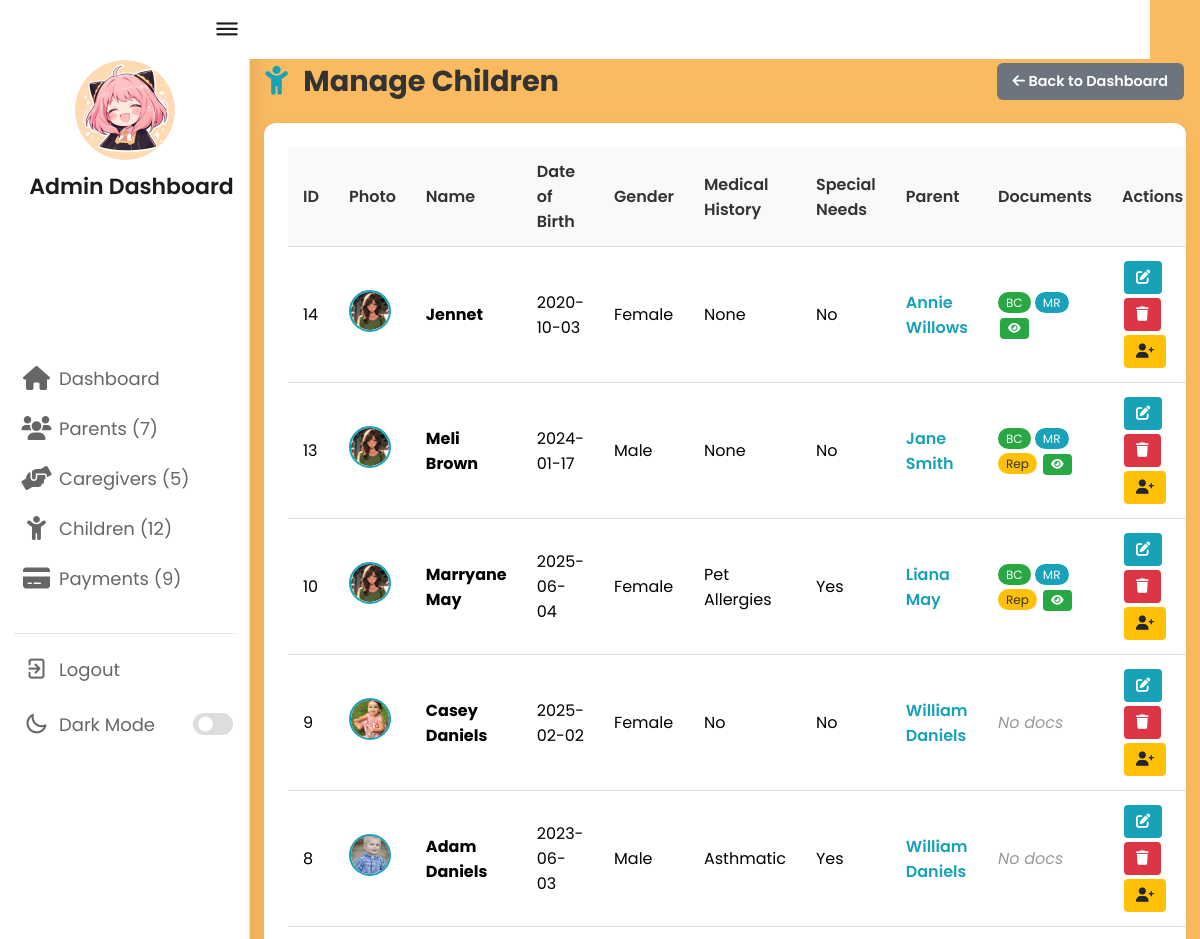
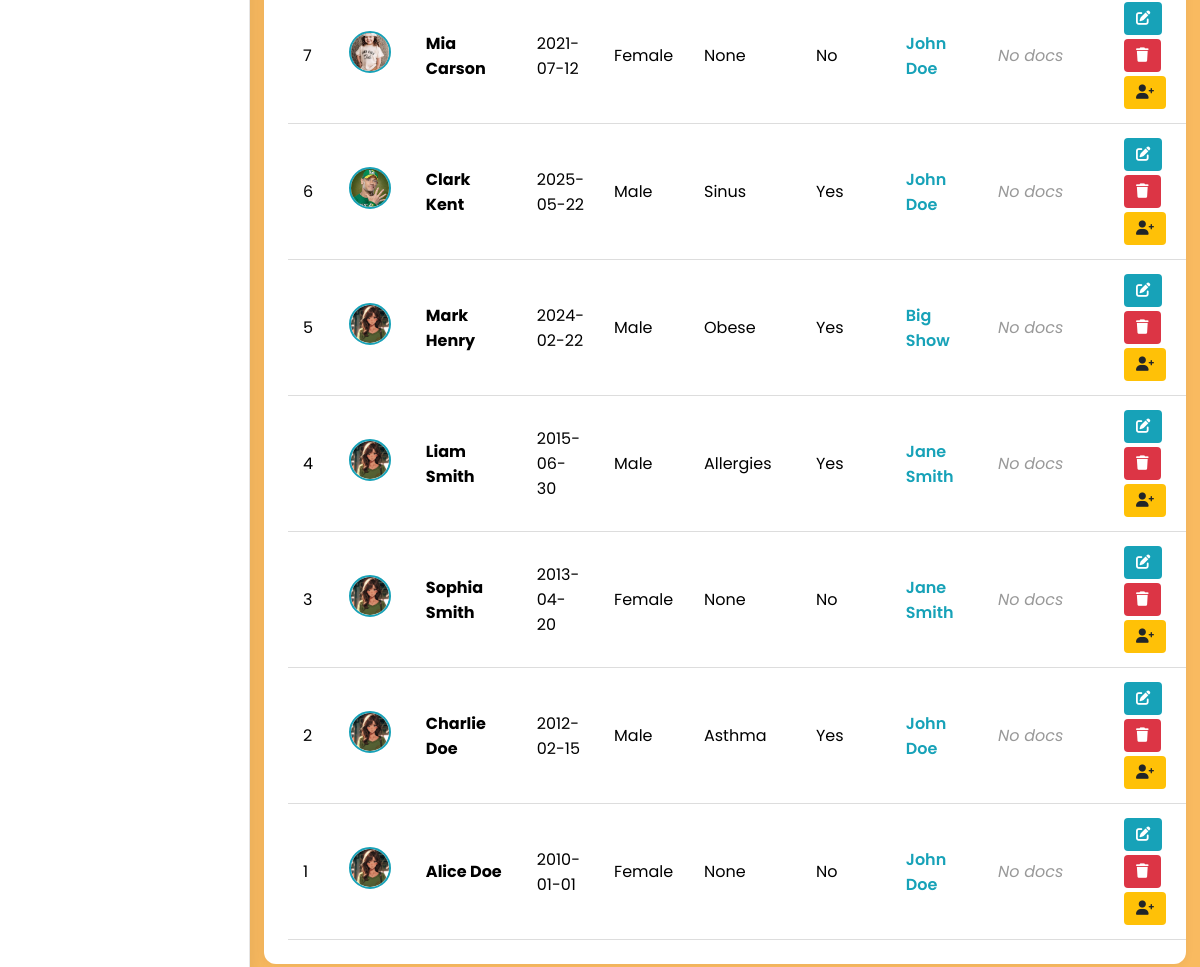
Screenshot of /admin/admin_children.php (signed in) with the database file from the repository (2 pictures, top to bottom).
### tables this page shows
CREATE TABLE `child` (
  `child_id` int(11) NOT NULL,
  `name` varchar(100) NOT NULL,
  `date_of_birth` date NOT NULL,
  `gender` enum('male','female') NOT NULL,
  `medical_history` text DEFAULT NULL,
  `special_needs` enum('Yes','No') NOT NULL,
  `user_id` int(11) NOT NULL,
  `child_image` varchar(255) DEFAULT NULL,
  `medical_records` varchar(255) DEFAULT NULL,
  `medical_reports` varchar(255) DEFAULT NULL,
  `birth_certificate` varchar(255) DEFAULT NULL
);

CREATE TABLE `users` (
  `user_id` int(11) NOT NULL,
  `name` varchar(100) NOT NULL,
  `email` varchar(100) NOT NULL,
  `role` enum('Parent','Admin','Caregiver') NOT NULL,
  `password` varchar(255) NOT NULL,
  `contact_info` varchar(15) DEFAULT NULL,
  `profile_image` varchar(255) DEFAULT NULL
);

### admin/admin_children.php (the view, shortened to what this page needs)
<?php
include '../config.php';
$stmt = $conn->prepare("
    SELECT
        c.child_id,
        c.name,
        c.date_of_birth,
        c.gender,
        c.medical_history,
        c.special_needs,
        c.child_image,
        c.birth_certificate,
        c.medical_records,
        c.medical_reports,
        u.name AS parent_name,
        u.user_id AS parent_id
    FROM child c
    LEFT JOIN users u ON c.user_id = u.user_id
    ORDER BY c.child_id DESC
");
$stmt->execute();
$children = $stmt->fetchAll(PDO::FETCH_ASSOC);
$assignments_stmt = $conn->prepare("SELECT child_id, caregiver_id FROM child_caregiver");
$assignments_stmt->execute();
$assignments_by_child = [];
foreach ($assignments_stmt->fetchAll(PDO::FETCH_ASSOC) as $row) {
    $assignments_by_child[$row['child_id']][] = (int) $row['caregiver_id'];
}
?>
<!DOCTYPE html>
<html lang="en">
<head>
    <link rel="stylesheet" href="https://cdnjs.cloudflare.com/ajax/libs/font-awesome/6.0.0/css/all.min.css">
    <link rel="stylesheet" href="https://unicons.iconscout.com/release/v4.0.0/css/line.css">
    <link rel="stylesheet" href="admin_css/dashboard.css">
</head>
<body>
    <?php
    if (file_exists('admin_header.php')) {
        include 'admin_header.php';
    } elseif (file_exists('admin_sidebar.php')) {
        include 'admin_sidebar.php';
    }
    ?>
    <section class="dashboard">
        <div class="top">
            <i class="uil uil-bars sidebar-toggle"></i>
        </div>
        <div class="dash-content">
            <div class="top-bar">
                <h1><i class="fas fa-child"></i> Manage Children</h1>
                <a href="admin_dashboard.php" class="btn btn-back">
                    <i class="fas fa-arrow-left"></i> Back to Dashboard
                </a>
            </div>
            <div class="table-wrapper">
                <table>
                    <thead>
                        <tr>
                            <th>ID</th>
                            <th>Photo</th>
                            <th>Name</th>
                            <th>Date of Birth</th>
                            <th>Gender</th>
                            <th>Medical History</th>
                            <th>Special Needs</th>
                            <th>Parent</th>
                            <th>Documents</th>
                            <th>Actions</th>
                        </tr>
                    </thead>
                    <tbody>
                        <?php if (!empty($children)): ?>
                            <?php foreach ($children as $child): ?>
                            <?php
                                $assigned_ids = $assignments_by_child[$child['child_id']] ?? [];
                                $assigned_json = htmlspecialchars(json_encode($assigned_ids), ENT_QUOTES);
                            ?>
                            <tr>
                                <td><?= (int)$child['child_id'] ?></td>
                                <td>
                                    <img src="<?= !empty($child['child_image']) ? '../uploaded_files/' . htmlspecialchars($child['child_image']) : '../assets/media/caregiver_1.png' ?>"
                                         class="avatar"
                                         alt="Child Photo"
                                         onerror="this.src='../assets/media/caregiver_1.png'">
                                </td>
                                <td><strong><?= htmlspecialchars($child['name']) ?></strong></td>
                                <td><?= htmlspecialchars($child['date_of_birth']) ?></td>
                                <td><?= ucfirst(htmlspecialchars($child['gender'])) ?></td>
                                <td><?= htmlspecialchars($child['medical_history'] ?: 'None') ?></td>
                                <td><?= htmlspecialchars($child['special_needs'] ?: 'No') ?></td>
                                <td>
                                    <a href="admin_parents.php?parent_id=<?= (int)$child['parent_id'] ?>" style="color:#17a2b8; text-decoration:none; font-weight:600;">
                                        <?= htmlspecialchars($child['parent_name'] ?? 'Unknown') ?>
                                    </a>
                                </td>
                                <td>
                                    <?php if (!empty($child['birth_certificate']) || !empty($child['medical_records']) || !empty($child['medical_reports'])): ?>
                                        <?php if (!empty($child['birth_certificate'])): ?>
                                            <span class="badge" style="background:#28a745;">BC</span>
                                        <?php endif; ?>
                                        <?php if (!empty($child['medical_records'])): ?>
                                            <span class="badge" style="background:#17a2b8;">MR</span>
                                        <?php endif; ?>
                                        <?php if (!empty($child['medical_reports'])): ?>
                                            <span class="badge" style="background:#ffc107; color:#333;">Rep</span>
                                        <?php endif; ?>
                                        <a href="view_documents.php?child_id=<?= (int)$child['child_id'] ?>" class="btn btn-view" style="font-size:0.7rem; padding:2px 8px;">
                                            <i class="fas fa-eye"></i>
                                        </a>
                                    <?php else: ?>
                                        <span class="no-doc">No docs</span>
                                    <?php endif; ?>
                                </td>
                                <td>
                                    <a href="update_child.php?child_id=<?= (int)$child['child_id'] ?>" class="btn btn-edit"><i class="fas fa-edit"></i></a>
                                    <a href="delete_child.php?child_id=<?= (int)$child['child_id'] ?>" class="btn btn-delete" onclick="return confirm('Delete this child?')"><i class="fas fa-trash"></i></a>
                                    <button type="button"
                                            class="btn btn-assign"
                                            title="Assign Caregivers"
                                            onclick='openAssignModal(<?= (int)$child['child_id'] ?>, <?= json_encode($child['name']) ?>, <?= $assigned_json ?>)'>
                                        <i class="fas fa-user-plus"></i>
                                    </button>
                                </td>
                            </tr>
                            <?php endforeach; ?>
                        <?php else: ?>
                            <tr>
                                <td colspan="10" style="text-align:center; padding:20px; color:#888;">No children registered in the system.</td>
                            </tr>
                        <?php endif; ?>
                    </tbody>
                </table>
            </div>
        </div>
    </section>
</body>
</html>

### admin/admin_css/dashboard.css (style rules this page uses)
* { margin: 0; padding: 0; box-sizing: border-box; font-family: 'Poppins', sans-serif; }
:root { --primary-color: #f9ba60; --panel-color: #fff; --text-color: #1d1c1c; --black-light-color: #666; --border-color: #e6e5e5; --toggle-color: #ddd; --box1-color: #ffe6ac; --box2-color: #e9768f; --box3-color: #f9ba60; --title-icon-color: #fff; --box-shadow: 0 .5rem 1.5rem rgba(0,0,0,.1); --tran-05: all 0.5s ease; --tran-03: all 0.3s ease; --tran-02: all 0.2s ease; }
body { min-height: 100vh; background-color: var(--primary-color); }
.dashboard { position: relative; left: 250px; width: calc(100% - 250px); padding: 10px 14px; transition: var(--tran-05); }
.dashboard .top { position: fixed; top: 0; left: 200px; display: flex; width: calc(100% - 250px); justify-content: flex-start; align-items: center; padding: 10px 14px; background-color: var(--panel-color); transition: var(--tran-05); z-index: 9; }
.dashboard .top .sidebar-toggle { font-size: 26px; color: var(--text-color); cursor: pointer; }
.dashboard .dash-content { padding-top: 50px; }

### admin/admin_children.php (style rules this page uses)
.table-wrapper { background: #fff; border-radius: 12px; padding: 1.5rem; box-shadow: 0 2px 10px rgba(0,0,0,0.05); overflow-x: auto; margin-top: 15px; }
table { width: 100%; border-collapse: collapse; }
th, td { padding: 12px 15px; text-align: left; border-bottom: 1px solid #ddd; }
th { background: #f8f9fa; font-weight: 600; color: #333; }
.avatar { width: 42px; height: 42px; border-radius: 50%; object-fit: cover; background: #f0f0f0; border: 2px solid #17a2b8; }
.btn { padding: 6px 12px; border-radius: 4px; text-decoration: none; color: #fff; font-size: 0.9rem; display: inline-block; margin: 2px; border: none; cursor: pointer; font-family: inherit; }
.btn-edit { background: #17a2b8; }
.btn-delete { background: #dc3545; }
.btn-assign { background: #ffc107; color: #212529; }
.btn-back { background: #6c757d; padding: 8px 16px; border-radius: 6px; font-weight: 600; }
.btn-view { background: #28a745; }
.top-bar { display: flex; justify-content: space-between; align-items: center; margin-bottom: 20px; flex-wrap: wrap; gap: 10px; }
.top-bar h1 { margin: 0; font-size: 1.8rem; color: #333; }
.top-bar h1 i { color: #17a2b8; margin-right: 8px; }
.badge { background: #17a2b8; color: #fff; padding: 2px 8px; border-radius: 20px; font-size: 0.75rem; }
.no-doc { color: #999; font-style: italic; }

### rows the page displays
child: child_id "14", name "Jennet", date_of_birth "2020-10-03", gender "Female", medical_history "None", special_needs "No", user.name "Annie Willows", shows "BC", shows "MR"
child: child_id "13", name "Meli Brown", date_of_birth "2024-01-17", gender "Male", medical_history "None", special_needs "No", user.name "Jane Smith", shows "BC", shows "MR", shows "Rep"
child: child_id "10", name "Marryane May", date_of_birth "2025-06-04", gender "Female", medical_history "Pet Allergies", special_needs "Yes", user.name "Liana May", shows "BC", shows "MR", shows "Rep"
child: child_id "9", child_image (picture), name "Casey Daniels", date_of_birth "2025-02-02", gender "Female", medical_history "No", special_needs "No", user.name "William Daniels", shows "No docs"
child: child_id "8", child_image (picture), name "Adam Daniels", date_of_birth "2023-06-03", gender "Male", medical_history "Asthmatic", special_needs "Yes", user.name "William Daniels", shows "No docs"
child: child_id "7", child_image (picture), name "Mia Carson", date_of_birth "2021-07-12", gender "Female", medical_history "None", special_needs "No", user.name "John Doe", shows "No docs"
child: child_id "6", child_image (picture), name "Clark Kent", date_of_birth "2025-05-22", gender "Male", medical_history "Sinus", special_needs "Yes", user.name "John Doe", shows "No docs"
child: child_id "5", name "Mark Henry", date_of_birth "2024-02-22", gender "Male", medical_history "Obese", special_needs "Yes", user.name "Big Show", shows "No docs"
child: child_id "4", name "Liam Smith", date_of_birth "2015-06-30", gender "Male", medical_history "Allergies", special_needs "Yes", user.name "Jane Smith", shows "No docs"
child: child_id "3", name "Sophia Smith", date_of_birth "2013-04-20", gender "Female", medical_history "None", special_needs "No", user.name "Jane Smith", shows "No docs"
child: child_id "2", name "Charlie Doe", date_of_birth "2012-02-15", gender "Male", medical_history "Asthma", special_needs "Yes", user.name "John Doe", shows "No docs"
child: child_id "1", name "Alice Doe", date_of_birth "2010-01-01", gender "Female", medical_history "None", special_needs "No", user.name "John Doe", shows "No docs"

### other values shown
$total_parents "7"
$total_caregivers "5"
$total_children "12"
$total_bills_issued "9"
